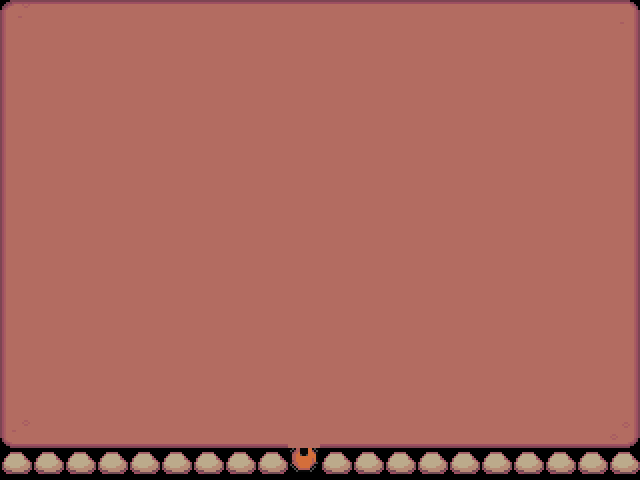

Rendered tile map (Tiled .tmx) drawn with the repository's tilesets; below, a short description and the map source with its tile grids summarised:
An orthogonal 20x15 tile map with 32x32 px tiles, 3 tile layers (background, roads, buildings) and 4 objects (2x enemy_spawner, player, door).

<map version="1.0" orientation="orthogonal" renderorder="right-down" width="20" height="15" tilewidth="32" tileheight="32" nextobjectid="9">
 <tileset firstgid="1" name="tileset" tilewidth="32" tileheight="32" tilecount="240" columns="20">
  <image source="../images/tileset.png" width="640" height="384" />
 </tileset>
 <layer name="background" width="20" height="15">
  <properties>
   <property name="tileset" value="map_tileset" />
  </properties>
  <data>[300 cells, 280 non-empty, 9 distinct tile ids]</data>
 </layer>
 <layer name="roads" width="20" height="15">
  <properties>
   <property name="tileset" value="map_tileset" />
  </properties>
  <data>[300 cells, 0 non-empty, 0 distinct tile ids]</data>
 </layer>
 <layer name="buildings" width="20" height="15">
  <properties>
   <property name="collision" value="true" />
   <property name="tileset" value="map_tileset" />
  </properties>
  <data>[300 cells, 20 non-empty, 2 distinct tile ids]</data>
 </layer>
 <objectgroup name="objects">
  <object id="3" name="player" type="player" x="288" y="384" width="32" height="32">
   <properties>
    <property name="group" value="players" />
    <property name="texture" value="player_spritesheet" />
    <property name="walking_speed" value="100" />
   </properties>
  </object>
  <object id="6" name="door" type="door" x="289" y="439" width="32" height="32">
   <properties>
    <property name="group" value="doors" />
    <property name="next_level" value="town" />
   </properties>
  </object>
  <object id="7" name="enemy_spawner1" type="enemy_spawner" x="288" y="256" width="32" height="32">
   <properties>
    <property name="encounter" value="snake" />
    <property name="group" value="enemy_spawners" />
    <property name="texture" value="snake_image" />
   </properties>
  </object>
  <object id="8" name="enemy_spawner2" type="enemy_spawner" x="448" y="128" width="32" height="32">
   <properties>
    <property name="encounter" value="dragon" />
    <property name="group" value="enemy_spawners" />
    <property name="texture" value="dragon_image" />
   </properties>
  </object>
 </objectgroup>
</map>
